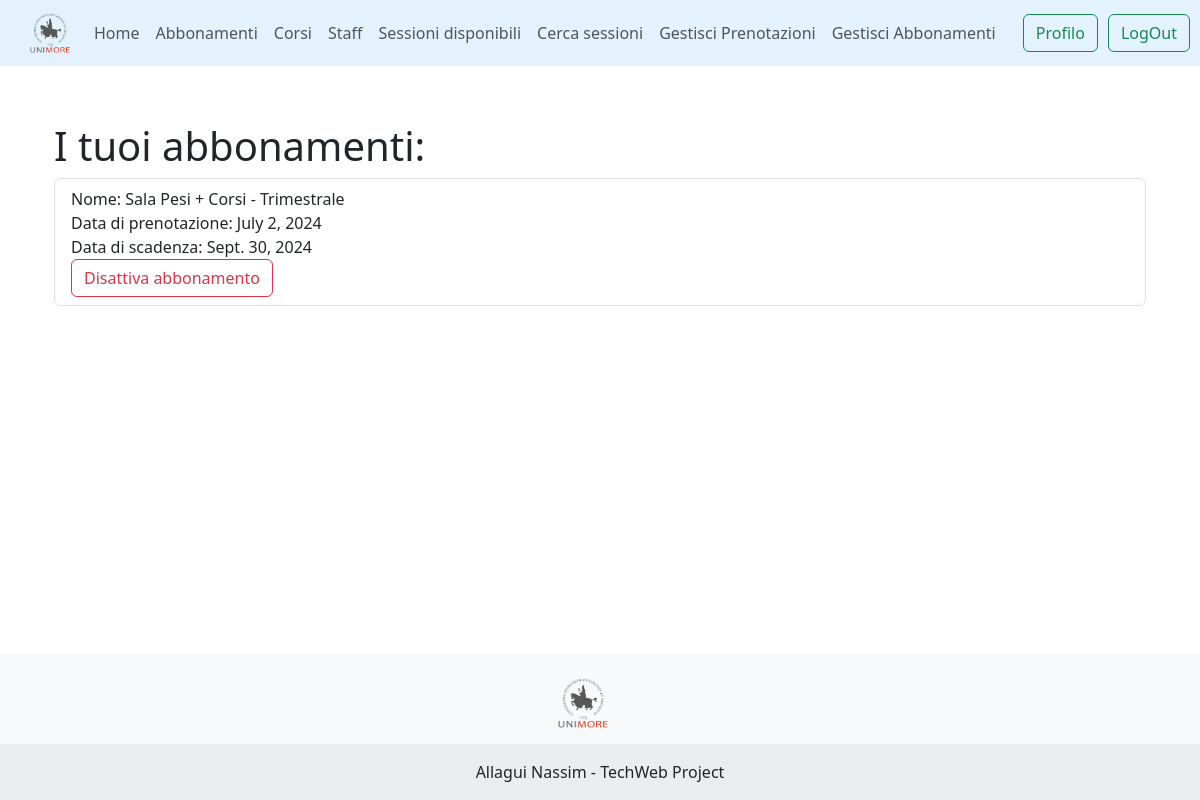
The app's page /unimoregym/myabbonamenti/ (signed in), older data.
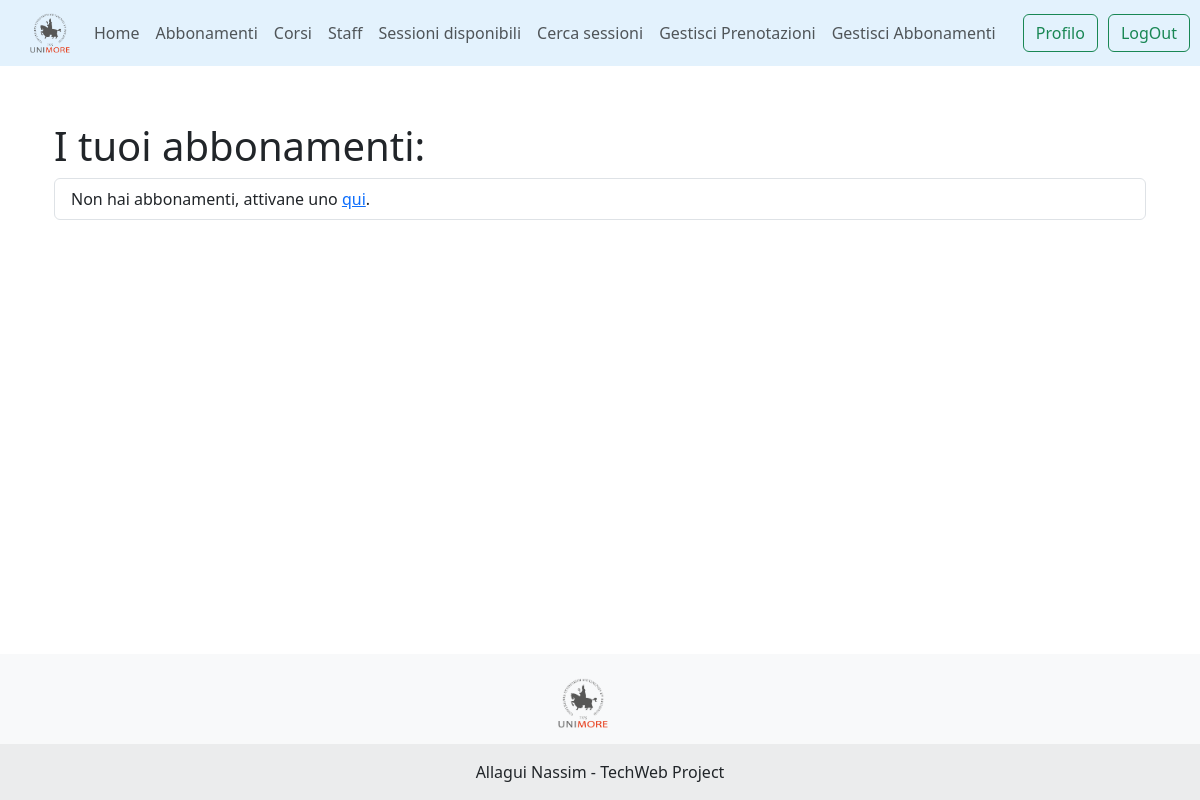
The same page, newer data.
### unimoregym/models.py (models this page shows, shortened)
class AbbonamentiAttivi(models.Model):
    idabbonamento = models.AutoField(primary_key=True)
    fk_utente = models.ForeignKey(GymUser, on_delete=models.CASCADE)
    fk_abbonamento = models.ForeignKey(Abbonamento, on_delete=models.CASCADE)
    data_prenotazione = models.DateField(auto_now_add=True)
    data_scadenza = models.DateField(null=True, blank=True)
    utilizzi_rimanenti = models.IntegerField(null=True, blank=True)
    qr_abbonamento = models.ImageField(upload_to='abbonamenti/', default='default/default_qr.jpg')

class Abbonamento(models.Model):
    codice_abbonamento = models.CharField(max_length=255, primary_key=True)
    nome = models.CharField(max_length=255)
    tariffa = models.DecimalField(max_digits=10, decimal_places=2)
    durata_massima = models.IntegerField()
    descrizione = models.TextField()
    class Meta:
        verbose_name_plural = "Abbonamenti"

### unimoregym/views.py (the view)
# urls.py: path('abbonamenti/', abbonamenti_attivi_utente, name='api-abbonamenti-attivi'),
@login_required
def abbonamenti_attivi_utente(request): #MOSTRA LA LISTA DEGLI ABBONAMENTI ATTIVI DI UN UTENTE E PERMETTE DI CANCELLARLI
    user = request.user
    abbonamenti_attivi = AbbonamentiAttivi.objects.filter(fk_utente=user)
    if request.method == 'POST':
        abbonamento_id = request.POST.get('abbonamento_id')
        abbonamento = get_object_or_404(AbbonamentiAttivi, pk=abbonamento_id, fk_utente=user)
        abbonamento.delete()
        return redirect('unimoregym:myabbonamenti')
    ctx = {'abbonamenti_attivi': abbonamenti_attivi}
    return render(request, 'gym/user/user_abbonamenti_attivi.html', ctx)

### unimoregym/templates/gym/user/user_abbonamenti_attivi.html (shortened to what this page needs)
{% extends 'base_page.html' %}
{% load crispy_forms_filters %}
{% load crispy_forms_tags %}
{% load static %}
{% block content %}
<div class="container">
    <h1>I tuoi abbonamenti:</h1>
    <ul class="list-group">
    {% for abbonamento in abbonamenti_attivi %}
            <li class="list-group-item">
                Nome: {{ abbonamento.fk_abbonamento.nome }}<br>
                Data di prenotazione: {{ abbonamento.data_prenotazione }}<br>
                Data di scadenza: {{ abbonamento.data_scadenza }}<br>
             <form method="post" style="display:inline;" onsubmit="return deleteConfirm();">
              <button type="submit" class="btn btn-outline-danger">Disattiva abbonamento</button>
            </form>
            </li>
        {% empty %}
            <li class="list-group-item">Non hai abbonamenti, attivane uno <a style="text-underline: auto" href="{% url 'unimoregym:ListaAbbonamenti' %}">qui</a>.</li>
        {% endfor %}
    </ul>
</div>
{% endblock %}

Row changes from the older to the newer data that the page shows:
removed AbbonamentiAttivi: fk_abbonamento.nome "Sala Pesi + Corsi - Trimestrale", data_prenotazione "July 2, 2024", data_scadenza "Sept. 30, 2024"
Text that changed along with them:
text now shown: "Non hai abbonamenti, attivane uno qui ."
